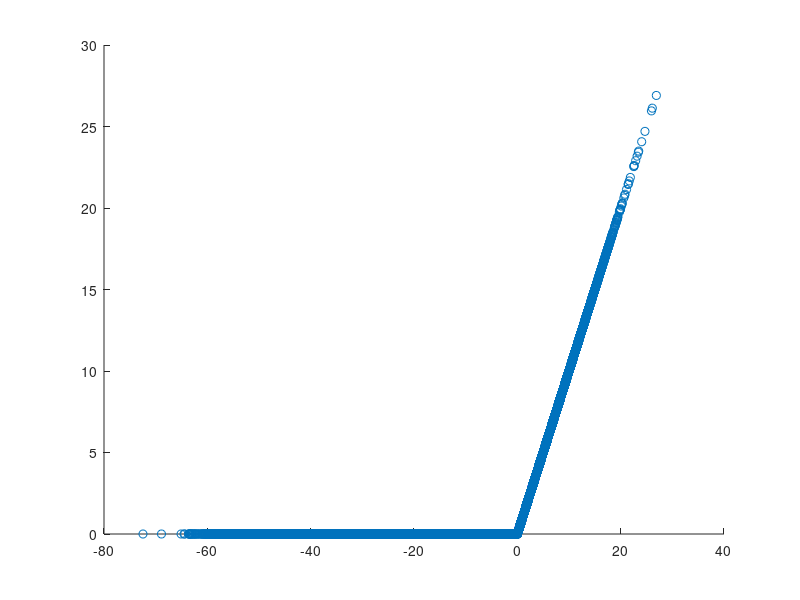

Recreate this plot in MATLAB.
clear;
clc;

%% sl(3) generators
G1 = [1,0,0;
      0, -1, 0;
      0,0,0];
G2 = [0, 1,0;
      1, 0 ,0;
      0, 0 ,0];
G3 = [0, -1, 0;
      1, 0, 0;
      0, 0, 0];
G4 = [1, 0, 0;
      0, 1, 0;
      0, 0, -2];
G5 = [0,0,1;
      0,0,0;
      0,0,0];
G6 = [0,0,0;
      0,0,1;
      0,0,0];
G7 = [0,0,0;
      0,0,0;
      1,0,0];
G8 = [0,0,0;
      0,0,0;
      0,1,0];
  
%%
num_sample = 100000;
out_sample = zeros(num_sample,2);
for i=1:num_sample

    a = 2*(rand(8,1)-0.5);
%     b = 2*(rand(8,1)-0.5);
    b = a;
    
    A = a(1)*G1+a(2)*G2+a(3)*G3+a(4)*G4+a(5)*G5+a(6)*G6+a(7)*G7+a(8)*G8;
    B = b(1)*G1+b(2)*G2+b(3)*G3+b(4)*G4+b(5)*G5+b(6)*G6+b(7)*G7+b(8)*G8;
    
    if(trace(A)~=0)
        print("no");
    end
    K = -6*trace(A*B);
    
    % relu
    if(K>0)
       out_sample(i,1)=K;
       out_sample(i,2)=K;
    else
       out_sample(i,1)=K;
       out_sample(i,2)=0;
    end
end


%%
figure(1)
scatter(out_sample(:,1),out_sample(:,2));

%%
G = [G1,G2,G3,G4,G5,G6,G7,G8];
a2 = A\G;
a3 = inv(G'*G)*G'*A;